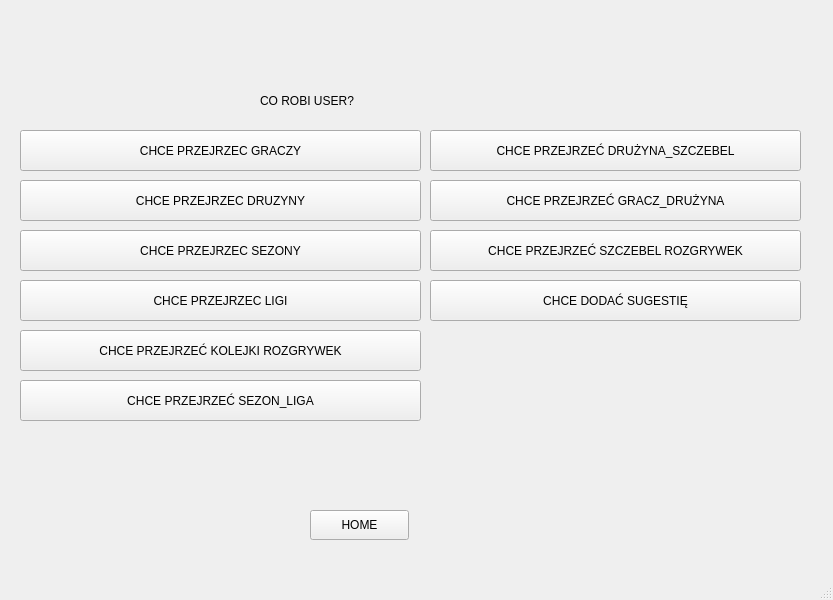
<?xml version="1.0" encoding="UTF-8"?>
<ui version="4.0">
 <class>MainWindow</class>
 <widget class="QMainWindow" name="MainWindow">
  <property name="geometry">
   <rect>
    <x>0</x>
    <y>0</y>
    <width>833</width>
    <height>600</height>
   </rect>
  </property>
  <property name="windowTitle">
   <string>MainWindow</string>
  </property>
  <widget class="QWidget" name="centralwidget">
   <widget class="QLabel" name="label">
    <property name="geometry">
     <rect>
      <x>260</x>
      <y>70</y>
      <width>241</width>
      <height>61</height>
     </rect>
    </property>
    <property name="text">
     <string>CO ROBI USER? </string>
    </property>
   </widget>
   <widget class="QPushButton" name="pushButton">
    <property name="geometry">
     <rect>
      <x>20</x>
      <y>130</y>
      <width>401</width>
      <height>41</height>
     </rect>
    </property>
    <property name="text">
     <string>CHCE PRZEJRZEC GRACZY</string>
    </property>
   </widget>
   <widget class="QPushButton" name="pushButton_2">
    <property name="geometry">
     <rect>
      <x>310</x>
      <y>510</y>
      <width>99</width>
      <height>30</height>
     </rect>
    </property>
    <property name="text">
     <string>HOME</string>
    </property>
   </widget>
   <widget class="QPushButton" name="pushButton_3">
    <property name="geometry">
     <rect>
      <x>20</x>
      <y>180</y>
      <width>401</width>
      <height>41</height>
     </rect>
    </property>
    <property name="text">
     <string>CHCE PRZEJRZEC DRUZYNY</string>
    </property>
   </widget>
   <widget class="QPushButton" name="pushButton_4">
    <property name="geometry">
     <rect>
      <x>20</x>
      <y>230</y>
      <width>401</width>
      <height>41</height>
     </rect>
    </property>
    <property name="text">
     <string>CHCE PRZEJRZEC SEZONY</string>
    </property>
   </widget>
   <widget class="QPushButton" name="pushButton_5">
    <property name="geometry">
     <rect>
      <x>20</x>
      <y>280</y>
      <width>401</width>
      <height>41</height>
     </rect>
    </property>
    <property name="text">
     <string>CHCE PRZEJRZEC LIGI</string>
    </property>
   </widget>
   <widget class="QPushButton" name="pushButton_6">
    <property name="geometry">
     <rect>
      <x>20</x>
      <y>330</y>
      <width>401</width>
      <height>41</height>
     </rect>
    </property>
    <property name="text">
     <string>CHCE PRZEJRZEĆ KOLEJKI ROZGRYWEK</string>
    </property>
   </widget>
   <widget class="QPushButton" name="pushButton_7">
    <property name="geometry">
     <rect>
      <x>20</x>
      <y>380</y>
      <width>401</width>
      <height>41</height>
     </rect>
    </property>
    <property name="text">
     <string>CHCE PRZEJRZEĆ SEZON_LIGA</string>
    </property>
   </widget>
   <widget class="QPushButton" name="pushButton_8">
    <property name="geometry">
     <rect>
      <x>430</x>
      <y>130</y>
      <width>371</width>
      <height>41</height>
     </rect>
    </property>
    <property name="text">
     <string>CHCE PRZEJRZEĆ DRUŻYNA_SZCZEBEL</string>
    </property>
   </widget>
   <widget class="QPushButton" name="pushButton_9">
    <property name="geometry">
     <rect>
      <x>430</x>
      <y>180</y>
      <width>371</width>
      <height>41</height>
     </rect>
    </property>
    <property name="text">
     <string>CHCE PRZEJRZEĆ GRACZ_DRUŻYNA</string>
    </property>
   </widget>
   <widget class="QPushButton" name="pushButton_10">
    <property name="geometry">
     <rect>
      <x>430</x>
      <y>230</y>
      <width>371</width>
      <height>41</height>
     </rect>
    </property>
    <property name="text">
     <string>CHCE PRZEJRZEĆ SZCZEBEL ROZGRYWEK</string>
    </property>
   </widget>
   <widget class="QPushButton" name="pushButton_11">
    <property name="geometry">
     <rect>
      <x>430</x>
      <y>280</y>
      <width>371</width>
      <height>41</height>
     </rect>
    </property>
    <property name="text">
     <string>CHCE DODAĆ SUGESTIĘ</string>
    </property>
   </widget>
  </widget>
  <widget class="QMenuBar" name="menubar">
   <property name="geometry">
    <rect>
     <x>0</x>
     <y>0</y>
     <width>833</width>
     <height>22</height>
    </rect>
   </property>
  </widget>
  <widget class="QStatusBar" name="statusbar"/>
 </widget>
 <resources/>
 <connections/>
</ui>
